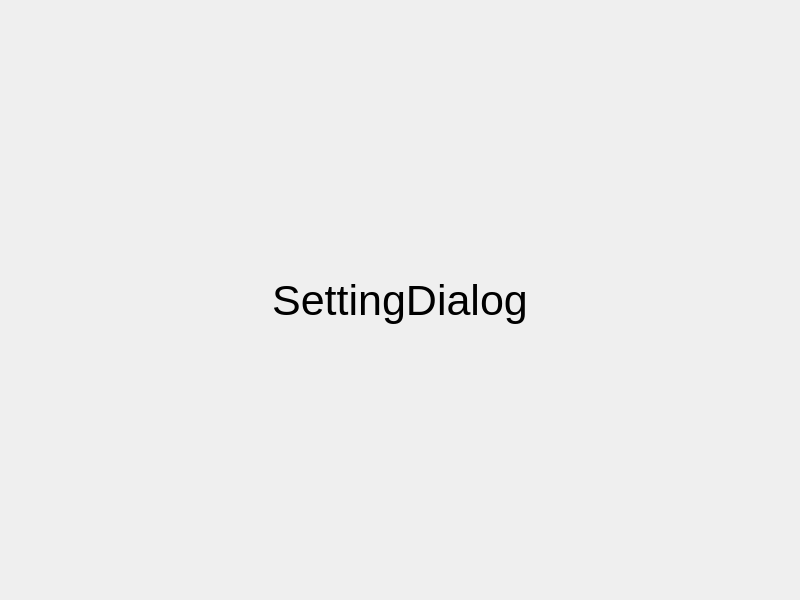
<?xml version="1.0" encoding="UTF-8"?>
<ui version="4.0">
 <class>SettingDialog</class>
 <widget class="QDialog" name="SettingDialog">
  <property name="geometry">
   <rect>
    <x>0</x>
    <y>0</y>
    <width>800</width>
    <height>600</height>
   </rect>
  </property>
  <property name="font">
   <font>
    <pointsize>32</pointsize>
   </font>
  </property>
  <property name="windowTitle">
   <string>Widget</string>
  </property>
  <layout class="QHBoxLayout" name="horizontalLayout">
   <item>
    <widget class="QLabel" name="label">
     <property name="text">
      <string>SettingDialog</string>
     </property>
     <property name="alignment">
      <set>Qt::AlignCenter</set>
     </property>
    </widget>
   </item>
  </layout>
 </widget>
 <resources/>
 <connections/>
</ui>
